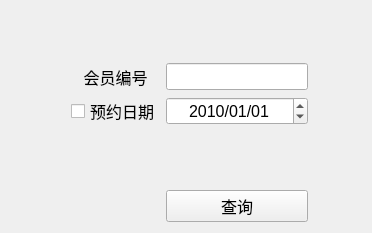
<?xml version="1.0" encoding="UTF-8"?>
<ui version="4.0">
 <class>front_checkBook</class>
 <widget class="QWidget" name="front_checkBook">
  <property name="geometry">
   <rect>
    <x>0</x>
    <y>0</y>
    <width>403</width>
    <height>229</height>
   </rect>
  </property>
  <property name="windowTitle">
   <string>查询预约</string>
  </property>
  <layout class="QGridLayout" name="gridLayout">
   <property name="sizeConstraint">
    <enum>QLayout::SetFixedSize</enum>
   </property>
   <item row="0" column="3">
    <spacer name="verticalSpacer_2">
     <property name="orientation">
      <enum>Qt::Vertical</enum>
     </property>
     <property name="sizeHint" stdset="0">
      <size>
       <width>20</width>
       <height>52</height>
      </size>
     </property>
    </spacer>
   </item>
   <item row="1" column="0">
    <spacer name="horizontalSpacer_3">
     <property name="orientation">
      <enum>Qt::Horizontal</enum>
     </property>
     <property name="sizeHint" stdset="0">
      <size>
       <width>54</width>
       <height>20</height>
      </size>
     </property>
    </spacer>
   </item>
   <item row="1" column="1">
    <widget class="QLabel" name="vipLabel">
     <property name="font">
      <font>
       <pointsize>12</pointsize>
      </font>
     </property>
     <property name="text">
      <string>会员编号</string>
     </property>
     <property name="alignment">
      <set>Qt::AlignCenter</set>
     </property>
    </widget>
   </item>
   <item row="1" column="2" colspan="2">
    <widget class="QLineEdit" name="vipLineEdit">
     <property name="font">
      <font>
       <pointsize>12</pointsize>
      </font>
     </property>
     <property name="alignment">
      <set>Qt::AlignCenter</set>
     </property>
    </widget>
   </item>
   <item row="1" column="4">
    <spacer name="horizontalSpacer_5">
     <property name="orientation">
      <enum>Qt::Horizontal</enum>
     </property>
     <property name="sizeHint" stdset="0">
      <size>
       <width>53</width>
       <height>20</height>
      </size>
     </property>
    </spacer>
   </item>
   <item row="2" column="0" rowspan="2">
    <spacer name="horizontalSpacer_4">
     <property name="orientation">
      <enum>Qt::Horizontal</enum>
     </property>
     <property name="sizeHint" stdset="0">
      <size>
       <width>54</width>
       <height>20</height>
      </size>
     </property>
    </spacer>
   </item>
   <item row="2" column="1">
    <widget class="QCheckBox" name="checkBoxDate">
     <property name="font">
      <font>
       <pointsize>12</pointsize>
      </font>
     </property>
     <property name="layoutDirection">
      <enum>Qt::LeftToRight</enum>
     </property>
     <property name="text">
      <string>预约日期</string>
     </property>
    </widget>
   </item>
   <item row="2" column="2" colspan="2">
    <widget class="QDateEdit" name="bookTimeDateEdit">
     <property name="font">
      <font>
       <pointsize>12</pointsize>
      </font>
     </property>
     <property name="alignment">
      <set>Qt::AlignCenter</set>
     </property>
     <property name="dateTime">
      <datetime>
       <hour>0</hour>
       <minute>0</minute>
       <second>0</second>
       <year>2010</year>
       <month>1</month>
       <day>1</day>
      </datetime>
     </property>
     <property name="displayFormat">
      <string>yyyy/MM/dd</string>
     </property>
    </widget>
   </item>
   <item row="2" column="4" rowspan="2">
    <spacer name="horizontalSpacer_6">
     <property name="orientation">
      <enum>Qt::Horizontal</enum>
     </property>
     <property name="sizeHint" stdset="0">
      <size>
       <width>53</width>
       <height>20</height>
      </size>
     </property>
    </spacer>
   </item>
   <item row="3" column="2">
    <spacer name="verticalSpacer">
     <property name="orientation">
      <enum>Qt::Vertical</enum>
     </property>
     <property name="sizeHint" stdset="0">
      <size>
       <width>20</width>
       <height>52</height>
      </size>
     </property>
    </spacer>
   </item>
   <item row="4" column="0" colspan="2">
    <spacer name="horizontalSpacer">
     <property name="orientation">
      <enum>Qt::Horizontal</enum>
     </property>
     <property name="sizeHint" stdset="0">
      <size>
       <width>147</width>
       <height>20</height>
      </size>
     </property>
    </spacer>
   </item>
   <item row="4" column="2" colspan="2">
    <widget class="QPushButton" name="okPushButton">
     <property name="font">
      <font>
       <pointsize>12</pointsize>
      </font>
     </property>
     <property name="text">
      <string>查询</string>
     </property>
    </widget>
   </item>
  </layout>
 </widget>
 <resources/>
 <connections/>
</ui>
